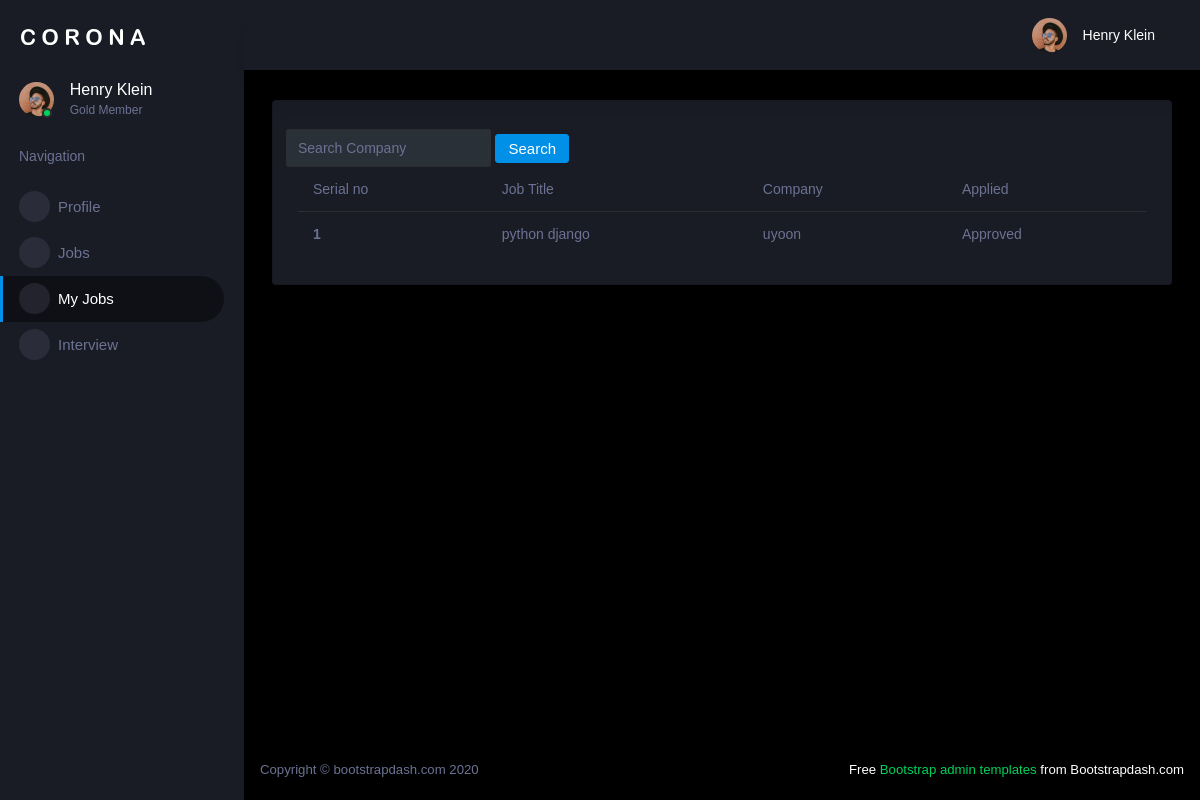
The app's page /view_jobs (signed in), older data.
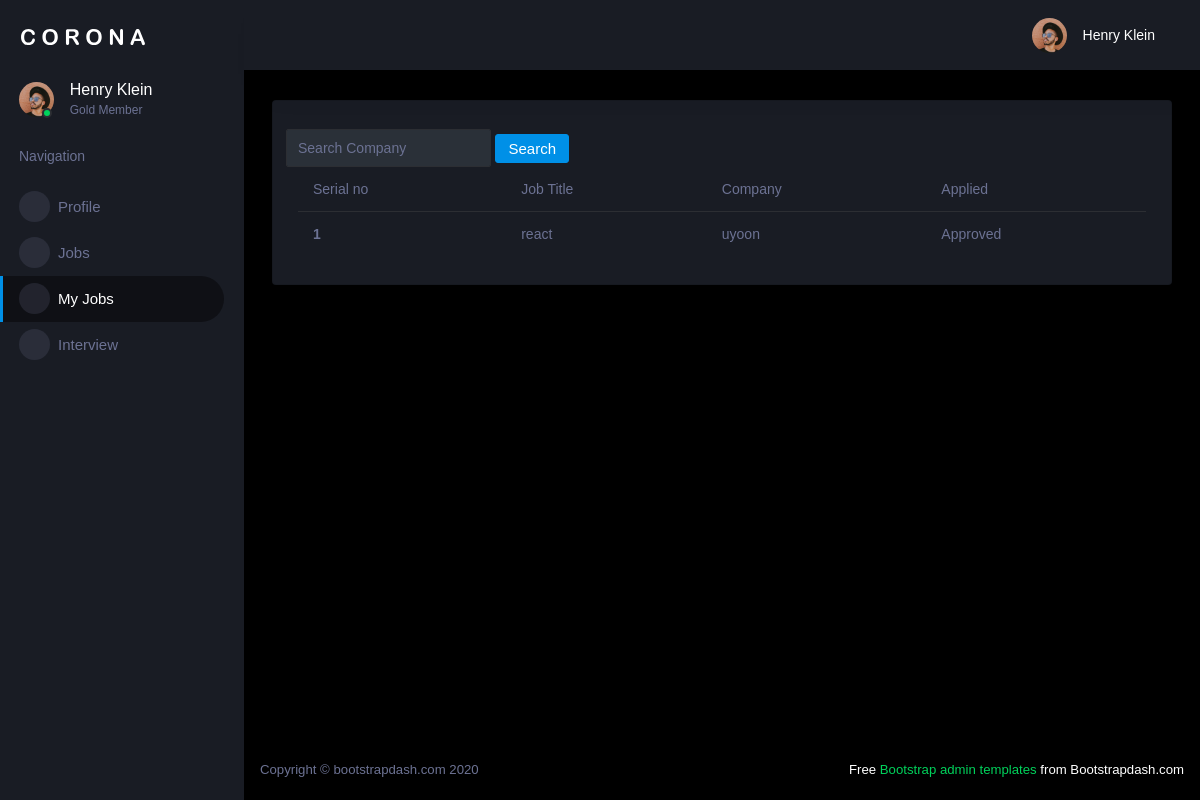
The same page, newer data.
### new_app/models.py (models this page shows)
class ApplyJob(models.Model):
    job = models.ForeignKey(Job,on_delete=models.CASCADE,related_name='apply_job')
    jobseeker = models.ForeignKey(ProfileDetail,on_delete=models.CASCADE,related_name='apply_jobseeker')
    applied_date = models.DateField(auto_now_add=True)
    status = models.CharField(
        max_length=20,
        choices=[('Applied','Applied'),('Interview','Interview'),('Approved','Approved'),('Rejected','Rejected')],
        default='Applied'
    )

class Job(models.Model):
    user = models.ForeignKey(Company,on_delete=models.CASCADE,related_name='details')
    job_title = models.CharField(max_length=20)
    job_description = models.TextField()
    created_at = models.DateField(auto_now_add=True)
    job_type = models.CharField(
        max_length=20,
        choices=[('Full Time','Full Time'),('Part Time','Part Time'),('Internship','Internship')]
    )
    salary = models.DecimalField(max_digits=10,decimal_places=2)
    skills = models.CharField(max_length=50)
    experience = models.CharField(max_length=20)
    last_date = models.DateField()

class Company(models.Model):
    user = models.OneToOneField(Login,on_delete=models.CASCADE,related_name='company')
    name = models.CharField(max_length=20)
    email = models.EmailField()
    phone_number = models.CharField(max_length=10)
    location = models.TextField()
    bio = models.TextField()

### new_app/jobseeker_views.py (the view)
# urls.py: path("view_jobs", jobseeker_views.view_jobs, name="view_jobs"),
@login_required(login_url='login_view')
def view_jobs(request):
    jobseeker = JobSeeker.objects.get(user=request.user)
    applied = ApplyJob.objects.filter(jobseeker__user=jobseeker)
    applycompanyFilter = ApplyCompanyFilter(request.GET, queryset=applied)
    applied = applycompanyFilter.qs
    context = {
        'apply': applied,
        'applycompanyFilter': applycompanyFilter
    }
    return render(request,'jobseeker/apply_jobs.html', context)

### templates/jobseeker/apply_jobs.html
{% extends "jobseeker/jobseeker_base.html" %}
{% block content %}
<div class="row">
         <form method="get" class="form-inline " style="float:right;">
             <div class="md-form my-0">
                 {{ applycompanyFilter.form }}
                 <button class="btn btn-primary mr-2" type="submit">Search</button>
             </div>
         </form>
</div>
<div class="table-responsive">
<table class="table">
  <thead>
    <tr>
      <th scope="col">Serial no</th>
      <th scope="col">Job Title</th>
      <th scope="col">Company</th>
      <th scope="col">Applied</th>
    </tr>
  </thead>
  <tbody>
  {% for apply in apply %}
    <tr>
      <th scope="row">{{ forloop.counter }}</th>
      <td>{{ apply.job.job_title }}</td>
      <td>{{ apply.job.user.name }}</td>
      <td>{{ apply.status}}</td>
        {% empty %}
      <td colspan="4" >
          <h6>Not Found</h6>
      </td>
    </tr>
  {% endfor %}
  </tbody>
</table>
    </div>
{% endblock %}

### templates/jobseeker/jobseeker_base.html (shortened to what this page needs)
<!DOCTYPE html>
{% load static %}
<html lang="en">
  <head>
    <link rel="stylesheet" href=" {% static 'assets/vendors/mdi/css/materialdesignicons.min.css' %} ">
    <link rel="stylesheet" href=" {% static 'assets/vendors/css/vendor.bundle.base.css' %} ">
    <link rel="stylesheet" href=" {% static 'assets/vendors/jvectormap/jquery-jvectormap.css' %} ">
    <link rel="stylesheet" href=" {% static 'assets/vendors/flag-icon-css/css/flag-icon.min.css' %} ">
    <link rel="stylesheet" href=" {% static 'assets/vendors/owl-carousel-2/owl.carousel.min.css' %} ">
    <link rel="stylesheet" href=" {% static 'assets/vendors/owl-carousel-2/owl.theme.default.min.css' %} ">
    <link rel="stylesheet" href=" {% static 'assets/css/style.css' %} ">
  </head>
  <body>
    <div class="container-scroller">
      <nav class="sidebar sidebar-offcanvas" id="sidebar">
        <div class="sidebar-brand-wrapper d-none d-lg-flex align-items-center justify-content-center fixed-top">
          <a class="sidebar-brand brand-logo" href=" {% static '../index.html' %} "><img src=" {% static 'assets/images/logo.svg' %} " alt="logo" /></a>
        </div>
        <ul class="nav">
          <li class="nav-item profile">
            <div class="profile-desc">
              <div class="profile-pic">
                <div class="count-indicator">
                  <img class="img-xs rounded-circle " src=" {% static 'assets/images/faces/face15.jpg' %} " alt="">
                  <span class="count bg-success"></span>
                </div>
                <div class="profile-name">
                  <h5 class="mb-0 font-weight-normal">Henry Klein</h5>
                  <span>Gold Member</span>
                </div>
              </div>
              <a href="#" id="profile-dropdown" data-toggle="dropdown"><i class="mdi mdi-dots-vertical"></i></a>
            </div>
          </li>
          <li class="nav-item nav-category">
            <span class="nav-link">Navigation</span>
          </li>
          <li class="nav-item menu-items">
            <a class="nav-link" href=" {% url 'edit_profile'  %} " >
              <span class="menu-icon">
                <i class="mdi mdi-speedometer"></i>
              </span>
              <span class="menu-title">Profile</span>
            </a>
          </li>
          <li class="nav-item menu-items">
            <a class="nav-link"  href=" {% url 'jobseeker_jobs' %} " >
              <span class="menu-icon">
                <i class="mdi mdi-laptop"></i>
              </span>
              <span class="menu-title">Jobs</span>
            </a>
          </li>
            <li class="nav-item menu-items">
            <a class="nav-link" href=" {% url 'view_jobs' %} ">
              <span class="menu-icon">
                <i class="mdi mdi-table-large"></i>
              </span>
              <span class="menu-title">My Jobs</span>
            </a>
          </li>
          <li class="nav-item menu-items">
            <a class="nav-link" href=" {% url 'show_interviews' %} ">
              <span class="menu-icon">
                <i class="mdi mdi-playlist-play"></i>
              </span>
              <span class="menu-title">Interview</span>
            </a>
          </li>
        </ul>
      </nav>
      <div class="container-fluid page-body-wrapper">
        <nav class="navbar p-0 fixed-top d-flex flex-row">
          <div class="navbar-menu-wrapper flex-grow d-flex align-items-stretch">
            <ul class="navbar-nav navbar-nav-right">
              <li class="nav-item dropdown">
                <a class="nav-link" id="profileDropdown" href="#" data-toggle="dropdown">
                  <div class="navbar-profile">
                    <img class="img-xs rounded-circle" src=" {% static 'assets/images/faces/face15.jpg' %} " alt="">
                    <p class="mb-0 d-none d-sm-block navbar-profile-name">Henry Klein</p>
                    <i class="mdi mdi-menu-down d-none d-sm-block"></i>
                  </div>
                </a>
              </li>
            </ul>
          </div>
        </nav>
        <div class="main-panel">
          <div class="content-wrapper">
            <div class="row ">
              <div class="col-12 grid-margin">
                <div class="card">
                  <div class="card-body">
                      {% block content %}{% endblock %}
                  </div>
                </div>
              </div>
            </div>
          </div>
          <footer class="footer">
            <div class="d-sm-flex justify-content-center justify-content-sm-between">
              <span class="text-muted d-block text-center text-sm-left d-sm-inline-block">Copyright © bootstrapdash.com 2020</span>
              <span class="float-none float-sm-right d-block mt-1 mt-sm-0 text-center"> Free <a href="https://www.bootstrapdash.com/bootstrap-admin-template/" target="_blank">Bootstrap admin templates</a> from Bootstrapdash.com</span>
            </div>
          </footer>
        </div>
      </div>
    </div>
  </body>
</html>

Row changes from the older to the newer data that the page shows:
removed ApplyJob: job.job_title "python django", job.user.name "uyoon", status "Approved"
added ApplyJob: job.job_title "react", job.user.name "uyoon", status "Approved"
